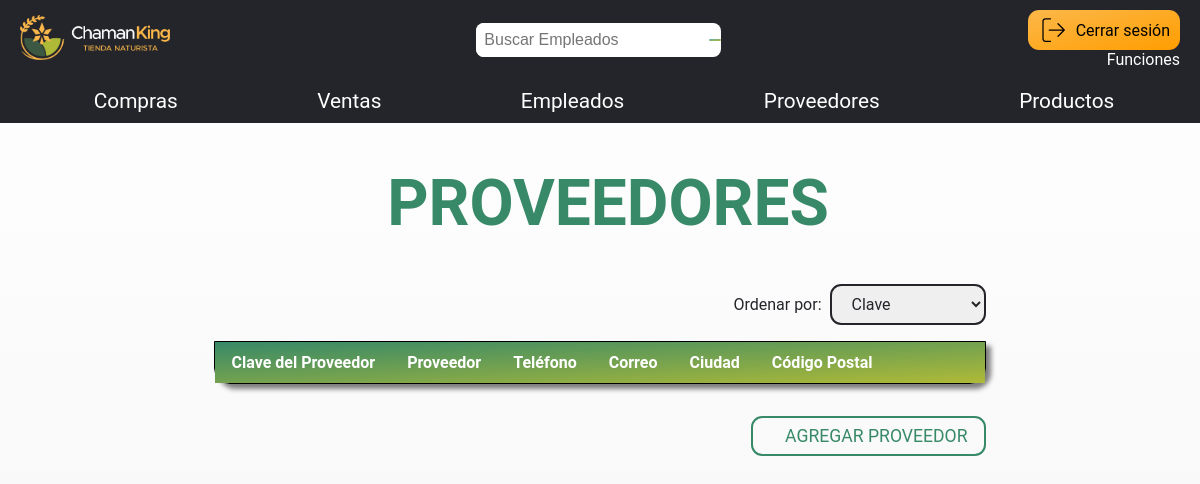
/proveedoresC-list/, run on an earlier commit of the app's database.
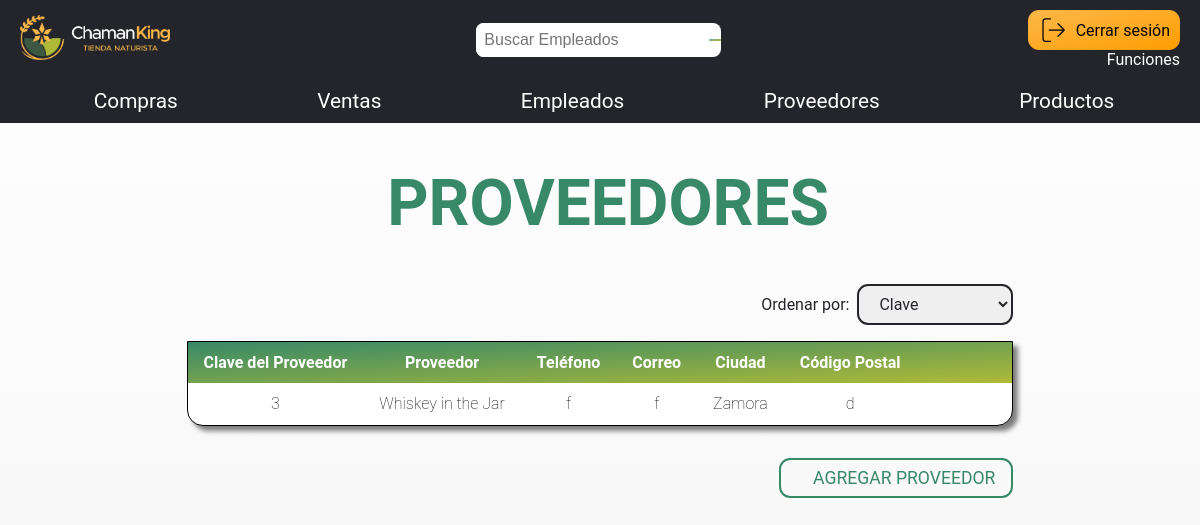
And on a later commit of the database.
### entrega2/models.py (models this page shows, shortened)
class Proveedor(models.Model):
    id_pro = models.PositiveIntegerField(primary_key=True, blank=False, null=False)
    nombre = models.CharField(max_length=50, blank=False, null=False)
    ciudad = models.CharField(max_length=40, blank=False, null=False)
    cp = models.CharField(max_length=10, blank=False, null=False)
    telefono = models.CharField(max_length=10, unique=True, blank=False, null=False)
    correo = models.CharField(max_length=30, unique=True, blank=False, null=False)
    habilitado = models.BooleanField(default=True)

### entrega2/views.py (the view)
# urls.py: path('proveedoresC-list/', views.ProveedorListView.as_view(), name="proveedoresC_list"),
class ProveedorListView(ListView):
    template_name = 'entrega2/proveedores/proveedoresC_list.html'
    model = Proveedor
    context_object_name = 'proveedores'

### entrega2/templates/entrega2/proveedores/proveedoresC_list.html (shortened to what this page needs)
{% extends 'base/baseC.html' %}
{% block content %}
    <h1 class="title">
        PROVEEDORES
    </h1>
    <div class="contenedor-table">
        <div class="contenedor-btn-ordenar">
            <label for="ordenar" class="label-ordenar">Ordenar por:</label>
            <select id="ordenar" class="dropdown-ordenar">
                <option value="clave">Clave</option>
            </select>
        </div>
        <table border="0" cellpadding="0" cellspacing="0" class="table">
            <tr class="encabezado-table">
                <th>Clave del Proveedor</th>
                <th>Proveedor</th>
                <th>Teléfono</th>
                <th>Correo</th>
                <th>Ciudad</th>
                <th>Código Postal</th>
                <th></th>
                <th></th>
                <th></th>
            </tr>
            {% for proveedor in proveedores %}
            <tr>
                <td>{{ proveedor.id_pro }}</td>
                <td>{{ proveedor.nombre }}</td>
                <td>{{ proveedor.telefono }}</td>
                <td>{{ proveedor.correo }}</td>
                <td>{{ proveedor.ciudad }}</td>
                <td>{{ proveedor.cp }}</td>
                <td>
                    </td>
                    <td>
                    </td>
                    <td>
                    </td>
            </tr>
            {% endfor %}
        </table>
        <div class="contenedor-btn-agregar">
            <a class="btn-agregar" href="{% url 'proveedoresC_new' %}">
                AGREGAR PROVEEDOR
            </a>
        </div>
    </div>
{% endblock %}

What changed in the data, as far as the page shows it:
added Proveedor: id_pro "3", nombre "Whiskey in the Jar", telefono "f", correo "f", ciudad "Zamora", cp "d"
